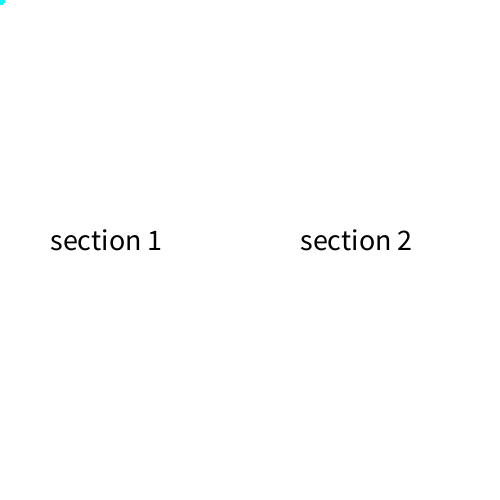
Frame 1 (no input)
Frame 60 (the mouse pressed at the canvas centre just before this capture): identical to frame 1, image omitted
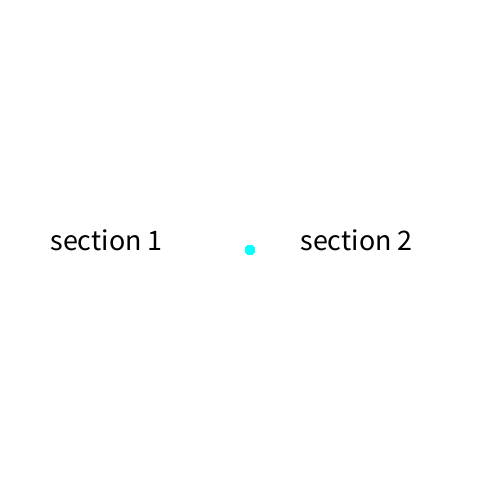
Frame 120 (the mouse held since frame 60 and released just before this capture)

The Processing sketch that drew these frames (run headless with seeded random() and noise(); from frame 60 on, the mouse is pressed at the canvas centre):

// Processing sketch: arraySubtract
// ── arraySubtract.pde
int numOfPos = 50;
int[] xPos = new int[numOfPos];
int[] yPos = new int[numOfPos];
String[] section = {
  "section 1", "section 2", "section 3"
};

void setup() {
  size( 500, 500);
  for (int i = 0; i < numOfPos; i++) {
    xPos[i] = 0;
    yPos[i] = 0;
  }
}

void draw() {
  background(255);
  fill(0);
  textSize(30);
  for (int i = 0; i < section.length; i ++){
    text(section[i], i * width/2 + 50, height/2);
  }
  for (int i = 0; i < numOfPos - 1; i++) {
    xPos[i] = xPos[i+1];
    yPos[i] = yPos[i+1];
  }
  
  xPos[numOfPos - 1] = mouseX;
  yPos[numOfPos - 1] = mouseY;
  
  for(int i = 0; i < numOfPos; i++) {
    float mappedColor;
    mappedColor = map(i, xPos.length, 0, 0, 255);
    noStroke();
    if( mouseX >= 0 && mouseX <= width/2){
      fill(mappedColor, 255, 255);
      ellipse(xPos[i], yPos[i], 10, 10);
    }
    else if( mouseX >= width/2 && mouseX <= width){
      fill(255, mappedColor, 255);
      rect(xPos[i], yPos[i], 10, 10);
    }
//    line(xPos[i], yPos[i], xPos[i-1], yPos[i-1]);
  }
  println( "last" + xPos[49]);
  println( "2ndlast" + xPos[48]);
}
